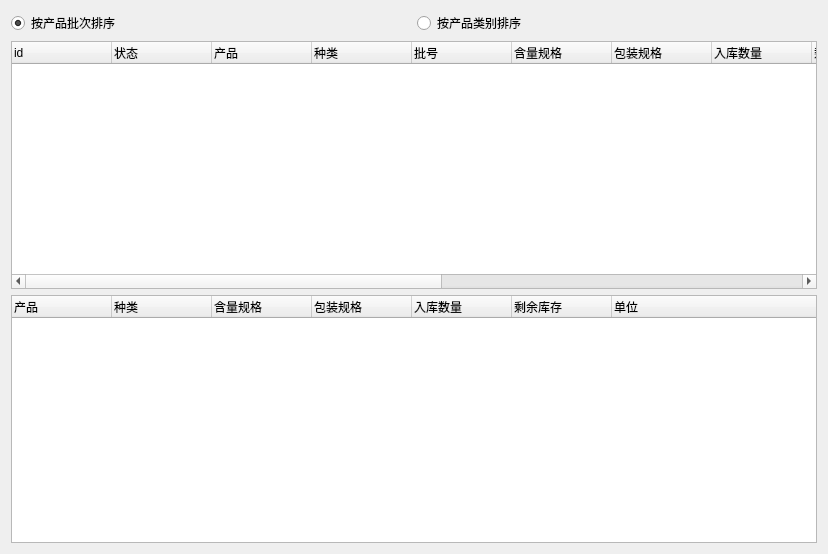
<?xml version="1.0" encoding="UTF-8"?>
<ui version="4.0">
 <class>Form</class>
 <widget class="QWidget" name="Form">
  <property name="geometry">
   <rect>
    <x>0</x>
    <y>0</y>
    <width>828</width>
    <height>554</height>
   </rect>
  </property>
  <property name="windowTitle">
   <string>Form</string>
  </property>
  <layout class="QGridLayout" name="gridLayout">
   <item row="2" column="0">
    <layout class="QHBoxLayout" name="horizontalLayout">
     <item>
      <widget class="QRadioButton" name="radioButton_batchno">
       <property name="text">
        <string>按产品批次排序</string>
       </property>
       <property name="checked">
        <bool>true</bool>
       </property>
      </widget>
     </item>
     <item>
      <widget class="QRadioButton" name="radioButton_kind">
       <property name="text">
        <string>按产品类别排序</string>
       </property>
      </widget>
     </item>
    </layout>
   </item>
   <item row="3" column="0">
    <widget class="QTreeWidget" name="treeWidget_productbatchnolist">
     <property name="contextMenuPolicy">
      <enum>Qt::CustomContextMenu</enum>
     </property>
     <column>
      <property name="text">
       <string>id</string>
      </property>
     </column>
     <column>
      <property name="text">
       <string>状态</string>
      </property>
     </column>
     <column>
      <property name="text">
       <string>产品</string>
      </property>
     </column>
     <column>
      <property name="text">
       <string>种类</string>
      </property>
     </column>
     <column>
      <property name="text">
       <string>批号</string>
      </property>
     </column>
     <column>
      <property name="text">
       <string>含量规格</string>
      </property>
     </column>
     <column>
      <property name="text">
       <string>包装规格</string>
      </property>
     </column>
     <column>
      <property name="text">
       <string>入库数量</string>
      </property>
     </column>
     <column>
      <property name="text">
       <string>剩余库存</string>
      </property>
     </column>
     <column>
      <property name="text">
       <string>单位</string>
      </property>
     </column>
     <column>
      <property name="text">
       <string>存放位置</string>
      </property>
     </column>
     <column>
      <property name="text">
       <string>入库日期</string>
      </property>
     </column>
     <column>
      <property name="text">
       <string>生产日期</string>
      </property>
     </column>
     <column>
      <property name="text">
       <string>过期日期</string>
      </property>
     </column>
     <column>
      <property name="text">
       <string>仓管员</string>
      </property>
     </column>
    </widget>
   </item>
   <item row="4" column="0">
    <widget class="QTreeWidget" name="treeWidget_productkindlist">
     <column>
      <property name="text">
       <string>产品</string>
      </property>
     </column>
     <column>
      <property name="text">
       <string>种类</string>
      </property>
     </column>
     <column>
      <property name="text">
       <string>含量规格</string>
      </property>
     </column>
     <column>
      <property name="text">
       <string>包装规格</string>
      </property>
     </column>
     <column>
      <property name="text">
       <string>入库数量</string>
      </property>
     </column>
     <column>
      <property name="text">
       <string>剩余库存</string>
      </property>
     </column>
     <column>
      <property name="text">
       <string>单位</string>
      </property>
     </column>
    </widget>
   </item>
  </layout>
 </widget>
 <resources/>
 <connections/>
</ui>
